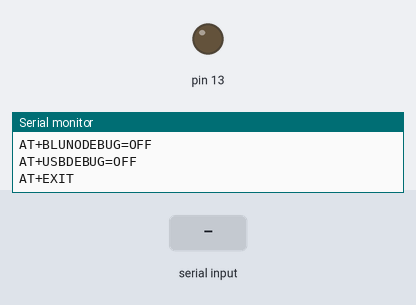
The sketch below on a simulated Arduino Uno, built with avr-gcc and run on an emulated ATmega328P. Parts: output pins drawn as LEDs (lit = HIGH), the last lines printed to the serial monitor. The test bench sets the inputs (shaded band).

Above: at 4.1 s.
4.2 s: "1023\n" received over Serial
At 5.4 s:
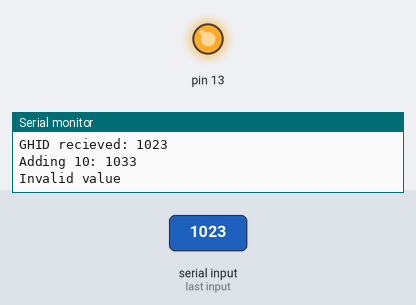
5.7 s: "90,45\n" received over Serial
At 6.6 s:
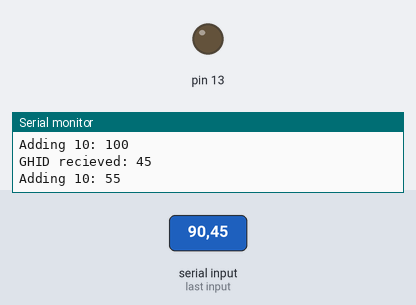
Timing chart, 0 to 8.7 s (numbered marks = the images above; inputs shaded):
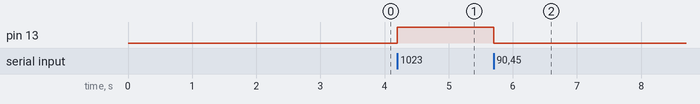

The sketch:

GHID3.ino
```cpp
//MAC = 0xD03972C11865

/*  1) need to receive and decipher sensor data
 *  2) display sensor information
 *  3) continuously monitor sensor value
 *  4)...trigger keypresses
 */
  int number;
  int number2 = 10;
  int sum;
  int senVal; //EOG analog output
// the setup routine runs once when you press reset:
void setup() {

  // initialize serial communication at 115200 bits per second:
  Serial.begin(115200);
  delay(150);

  //CONFIGURE the BLE: for this to work, restart the Arduino IDE!
  Serial.print("+++");
  delay(500);
  Serial.println("AT+SETTING=DEFPERIPHERAL");
  delay(250);
  Serial.println("AT+ROLE=ROLE_CENTRAL");
  delay(150);
  Serial.print("AT+NAME=GHID_BLE\r\n");
  delay(150);
  Serial.println("AT+BIND=0xE0C79D61F333"); //Destination MAC to bind to
  delay(250);
  Serial.println("AT+CMODE=UNIQUE");
  delay(500);
  Serial.println("AT+BLUNODEBUG=OFF");
  delay(500);
  Serial.println("AT+USBDEBUG=OFF");
  delay(500);
  Serial.print("AT+EXIT\r\n");
  //Flush the buffer?
  // initialize digital pin 13 as an output.
  pinMode(13, OUTPUT);
}

// the loop routine runs over and over again forever:
void loop() {
  /*
  // read the input on analog pin 0:
  int sensorValue = analogRead(A0);
  // print out the value you read:
  Serial.println(sensorValue);

  *//*
              if (Serial.available() > 0) {
                // read the incoming byte:

                // say what you got:
                Serial.print("I received: ");
                Serial.print(Serial.read());
                Serial.println(" ");
        }*/
    /*    if(Serial.available())
    {
      delay(100);
      //Serial.println() will always display as a ASCII text
      //Serial.println(Serial.readString()); //read the byte as ASCII text
      number = Serial.parseInt();
      sum = number + number2;
      Serial.println(sum);
      delay(100);
      Serial.println(number2);
      //Serial.println(Serial.read());
      Serial.print("\n");
      //Serial.println(Serial.parseInt());
    }
        //if (Serial.read() == "123456789") {
        //  Serial.println("HOOORAY!!!");
        //}*/

    //number = Serial.parseInt();
    //sum = number + number2;
    //Serial.println(Serial.readString());
   //Serial.println(number2);

       if(Serial.available())
        {
          senVal = Serial.parseInt(); //If accepts a DEC number in buffer, copy it otherwise is ZERO
           if (senVal != 0) { //If a DEC number was recieved

               if (senVal == 1023) {
                  digitalWrite(13, HIGH);   // turn the LED on (HIGH is the voltage level)
               } else {
                  digitalWrite(13, LOW);    // turn the LED off by making the voltage LOW
               }
           Serial.print("GHID recieved: ");
           Serial.println(senVal);
           delay(10);
           senVal = senVal + 10;
           Serial.print("Adding 10: ");
           Serial.println(senVal);
           delay(10);
         } else {
           Serial.println("Invalid value");
         }

 //Serial.println(Serial.read());
      }

 // delay(500);        // delay in between reads for stability
}
```

Measured:
- after the input at 4.2 s, pin 13: LOW → HIGH at once
- after the input at 5.7 s, pin 13: HIGH → LOW at once
